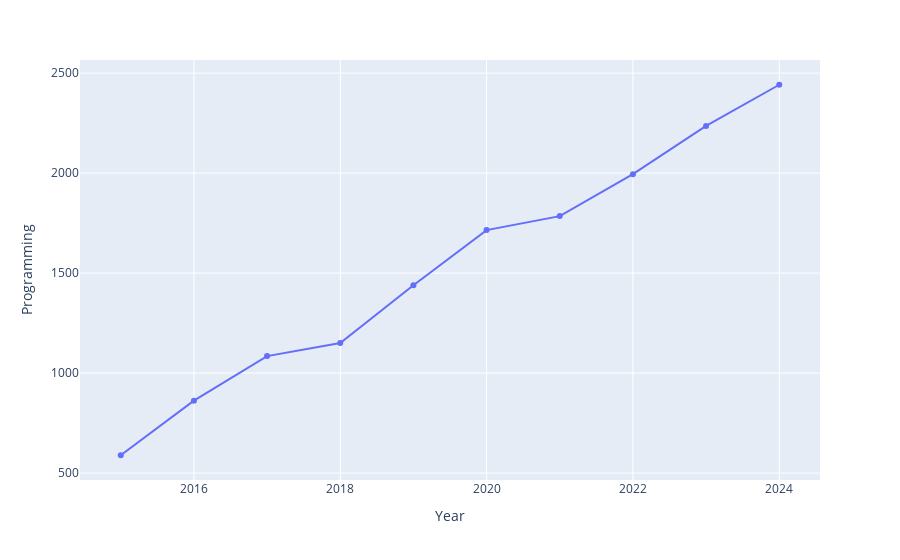

Notebook code cell kept with this figure:
### Markdown cell above
# Lineplot with plotly

### Code cell
enrollment = pd.read_csv('enrollment_data.csv')

fig=px.line(enrollment , x='Year' , y='Programming',markers=True)
fig.show()

### Figure 1 — Plotly figure (JSON) as saved in the notebook; plotly's stock layout.template omitted (floating-point values rounded to 4 significant figures)
{"data": [{"hovertemplate": "Year=%{x}<br>Programming=%{y}<extra></extra>", "legendgroup": "", "line": {"color": "#636efa", "dash": "solid"}, "marker": {"symbol": "circle"}, "mode": "lines+markers", "name": "", "orientation": "v", "showlegend": false, "type": "scatter", "x": [2015, 2016, 2017, 2018, 2019, 2020, 2021, 2022, 2023, 2024], "xaxis": "x", "y": [589, 862, 1085, 1150, 1439, 1715, 1785, 1995, 2236, 2442], "yaxis": "y"}], "layout": {"legend": {"tracegroupgap": 0}, "margin": {"t": 60}, "xaxis": {"anchor": "y", "domain": [0, 1], "title": {"text": "Year"}}, "yaxis": {"anchor": "x", "domain": [0, 1], "title": {"text": "Programming"}}}}
